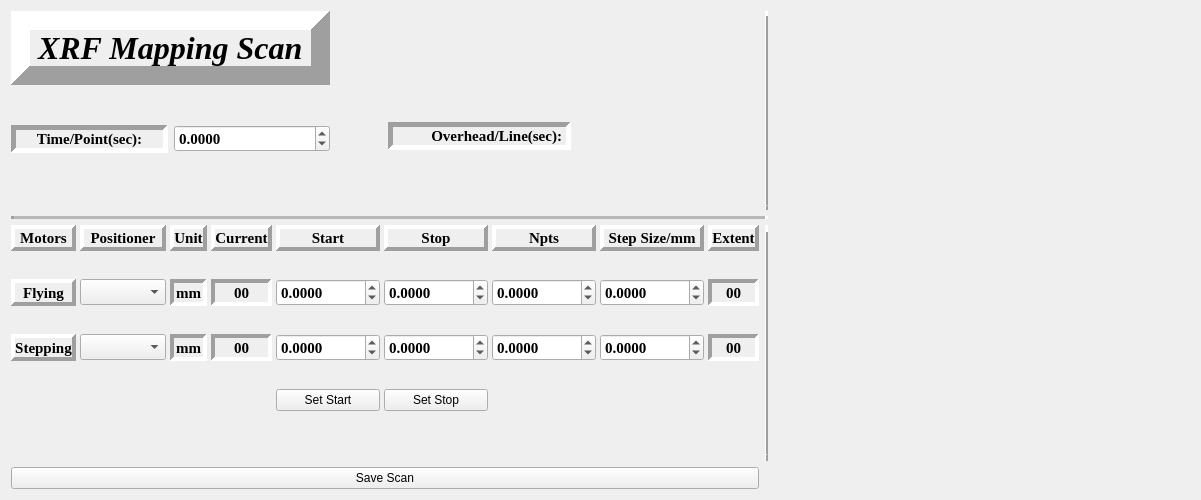
<?xml version="1.0" encoding="UTF-8"?>
<ui version="4.0">
 <class>Form</class>
 <widget class="QWidget" name="Form">
  <property name="geometry">
   <rect>
    <x>0</x>
    <y>0</y>
    <width>1201</width>
    <height>498</height>
   </rect>
  </property>
  <property name="sizePolicy">
   <sizepolicy hsizetype="MinimumExpanding" vsizetype="MinimumExpanding">
    <horstretch>0</horstretch>
    <verstretch>0</verstretch>
   </sizepolicy>
  </property>
  <property name="minimumSize">
   <size>
    <width>1201</width>
    <height>0</height>
   </size>
  </property>
  <property name="windowTitle">
   <string>XRF </string>
  </property>
  <layout class="QGridLayout" name="gridLayout_3">
   <item row="2" column="0" colspan="2">
    <layout class="QGridLayout" name="gridLayout_6">
     <property name="horizontalSpacing">
      <number>4</number>
     </property>
     <property name="verticalSpacing">
      <number>28</number>
     </property>
     <item row="1" column="4">
      <widget class="QDoubleSpinBox" name="flyingStart">
       <property name="font">
        <font>
         <family>Times New Roman</family>
         <pointsize>11</pointsize>
         <weight>75</weight>
         <bold>true</bold>
        </font>
       </property>
       <property name="wrapping">
        <bool>false</bool>
       </property>
       <property name="frame">
        <bool>true</bool>
       </property>
       <property name="decimals">
        <number>4</number>
       </property>
       <property name="minimum">
        <double>-65000.000000000000000</double>
       </property>
       <property name="maximum">
        <double>65000.000000000000000</double>
       </property>
      </widget>
     </item>
     <item row="2" column="1">
      <widget class="QComboBox" name="stepping">
       <property name="font">
        <font>
         <family>Times New Roman</family>
         <pointsize>11</pointsize>
         <weight>75</weight>
         <bold>true</bold>
        </font>
       </property>
      </widget>
     </item>
     <item row="1" column="3">
      <widget class="QLabel" name="current_x_Label">
       <property name="font">
        <font>
         <family>Times New Roman</family>
         <pointsize>11</pointsize>
         <weight>75</weight>
         <bold>true</bold>
        </font>
       </property>
       <property name="frameShape">
        <enum>QFrame::Panel</enum>
       </property>
       <property name="frameShadow">
        <enum>QFrame::Sunken</enum>
       </property>
       <property name="lineWidth">
        <number>4</number>
       </property>
       <property name="text">
        <string>00</string>
       </property>
       <property name="alignment">
        <set>Qt::AlignCenter</set>
       </property>
      </widget>
     </item>
     <item row="1" column="8">
      <widget class="QLabel" name="extent_x">
       <property name="font">
        <font>
         <family>Times New Roman</family>
         <pointsize>11</pointsize>
         <weight>75</weight>
         <bold>true</bold>
        </font>
       </property>
       <property name="frameShape">
        <enum>QFrame::Panel</enum>
       </property>
       <property name="frameShadow">
        <enum>QFrame::Sunken</enum>
       </property>
       <property name="lineWidth">
        <number>4</number>
       </property>
       <property name="text">
        <string>00</string>
       </property>
       <property name="alignment">
        <set>Qt::AlignCenter</set>
       </property>
      </widget>
     </item>
     <item row="1" column="5">
      <widget class="QDoubleSpinBox" name="flyingStop">
       <property name="font">
        <font>
         <family>Times New Roman</family>
         <pointsize>11</pointsize>
         <weight>75</weight>
         <bold>true</bold>
        </font>
       </property>
       <property name="decimals">
        <number>4</number>
       </property>
       <property name="minimum">
        <double>-65000.000000000000000</double>
       </property>
       <property name="maximum">
        <double>65000.000000000000000</double>
       </property>
      </widget>
     </item>
     <item row="2" column="2">
      <widget class="QLabel" name="label_10">
       <property name="font">
        <font>
         <family>Times New Roman</family>
         <pointsize>11</pointsize>
         <weight>75</weight>
         <bold>true</bold>
        </font>
       </property>
       <property name="frameShape">
        <enum>QFrame::Panel</enum>
       </property>
       <property name="frameShadow">
        <enum>QFrame::Sunken</enum>
       </property>
       <property name="lineWidth">
        <number>4</number>
       </property>
       <property name="text">
        <string>mm</string>
       </property>
       <property name="alignment">
        <set>Qt::AlignCenter</set>
       </property>
      </widget>
     </item>
     <item row="2" column="3">
      <widget class="QLabel" name="current_y_Label">
       <property name="font">
        <font>
         <family>Times New Roman</family>
         <pointsize>11</pointsize>
         <weight>75</weight>
         <bold>true</bold>
        </font>
       </property>
       <property name="frameShape">
        <enum>QFrame::Panel</enum>
       </property>
       <property name="frameShadow">
        <enum>QFrame::Sunken</enum>
       </property>
       <property name="lineWidth">
        <number>4</number>
       </property>
       <property name="text">
        <string>00</string>
       </property>
       <property name="alignment">
        <set>Qt::AlignCenter</set>
       </property>
      </widget>
     </item>
     <item row="2" column="0">
      <widget class="QLabel" name="label_4">
       <property name="font">
        <font>
         <family>Times New Roman</family>
         <pointsize>11</pointsize>
         <weight>75</weight>
         <bold>true</bold>
        </font>
       </property>
       <property name="frameShape">
        <enum>QFrame::Panel</enum>
       </property>
       <property name="frameShadow">
        <enum>QFrame::Raised</enum>
       </property>
       <property name="lineWidth">
        <number>4</number>
       </property>
       <property name="text">
        <string>Stepping</string>
       </property>
       <property name="alignment">
        <set>Qt::AlignCenter</set>
       </property>
      </widget>
     </item>
     <item row="2" column="5">
      <widget class="QDoubleSpinBox" name="steppingStop">
       <property name="font">
        <font>
         <family>Times New Roman</family>
         <pointsize>11</pointsize>
         <weight>75</weight>
         <bold>true</bold>
        </font>
       </property>
       <property name="decimals">
        <number>4</number>
       </property>
       <property name="minimum">
        <double>-65000.000000000000000</double>
       </property>
       <property name="maximum">
        <double>65000.000000000000000</double>
       </property>
      </widget>
     </item>
     <item row="0" column="1">
      <widget class="QLabel" name="label_14">
       <property name="font">
        <font>
         <family>Times New Roman</family>
         <pointsize>11</pointsize>
         <weight>75</weight>
         <bold>true</bold>
        </font>
       </property>
       <property name="frameShape">
        <enum>QFrame::Panel</enum>
       </property>
       <property name="frameShadow">
        <enum>QFrame::Raised</enum>
       </property>
       <property name="lineWidth">
        <number>4</number>
       </property>
       <property name="text">
        <string>Positioner</string>
       </property>
       <property name="alignment">
        <set>Qt::AlignCenter</set>
       </property>
      </widget>
     </item>
     <item row="1" column="0">
      <widget class="QLabel" name="label_12">
       <property name="font">
        <font>
         <family>Times New Roman</family>
         <pointsize>11</pointsize>
         <weight>75</weight>
         <bold>true</bold>
        </font>
       </property>
       <property name="frameShape">
        <enum>QFrame::Panel</enum>
       </property>
       <property name="frameShadow">
        <enum>QFrame::Raised</enum>
       </property>
       <property name="lineWidth">
        <number>4</number>
       </property>
       <property name="text">
        <string>Flying</string>
       </property>
       <property name="alignment">
        <set>Qt::AlignCenter</set>
       </property>
      </widget>
     </item>
     <item row="0" column="0">
      <widget class="QLabel" name="label_13">
       <property name="font">
        <font>
         <family>Times New Roman</family>
         <pointsize>11</pointsize>
         <weight>75</weight>
         <bold>true</bold>
        </font>
       </property>
       <property name="frameShape">
        <enum>QFrame::Panel</enum>
       </property>
       <property name="frameShadow">
        <enum>QFrame::Raised</enum>
       </property>
       <property name="lineWidth">
        <number>4</number>
       </property>
       <property name="text">
        <string>Motors</string>
       </property>
       <property name="alignment">
        <set>Qt::AlignCenter</set>
       </property>
      </widget>
     </item>
     <item row="2" column="4">
      <widget class="QDoubleSpinBox" name="steppingStart">
       <property name="font">
        <font>
         <family>Times New Roman</family>
         <pointsize>11</pointsize>
         <weight>75</weight>
         <bold>true</bold>
        </font>
       </property>
       <property name="decimals">
        <number>4</number>
       </property>
       <property name="minimum">
        <double>-65000.000000000000000</double>
       </property>
       <property name="maximum">
        <double>65000.000000000000000</double>
       </property>
      </widget>
     </item>
     <item row="0" column="4">
      <widget class="QLabel" name="label_17">
       <property name="font">
        <font>
         <family>Times New Roman</family>
         <pointsize>11</pointsize>
         <weight>75</weight>
         <bold>true</bold>
        </font>
       </property>
       <property name="frameShape">
        <enum>QFrame::Panel</enum>
       </property>
       <property name="frameShadow">
        <enum>QFrame::Raised</enum>
       </property>
       <property name="lineWidth">
        <number>4</number>
       </property>
       <property name="text">
        <string>Start</string>
       </property>
       <property name="alignment">
        <set>Qt::AlignCenter</set>
       </property>
      </widget>
     </item>
     <item row="0" column="3">
      <widget class="QLabel" name="label_16">
       <property name="font">
        <font>
         <family>Times New Roman</family>
         <pointsize>11</pointsize>
         <weight>75</weight>
         <bold>true</bold>
        </font>
       </property>
       <property name="frameShape">
        <enum>QFrame::Panel</enum>
       </property>
       <property name="frameShadow">
        <enum>QFrame::Raised</enum>
       </property>
       <property name="lineWidth">
        <number>4</number>
       </property>
       <property name="text">
        <string>Current</string>
       </property>
       <property name="alignment">
        <set>Qt::AlignCenter</set>
       </property>
      </widget>
     </item>
     <item row="0" column="2">
      <widget class="QLabel" name="label_15">
       <property name="font">
        <font>
         <family>Times New Roman</family>
         <pointsize>11</pointsize>
         <weight>75</weight>
         <bold>true</bold>
        </font>
       </property>
       <property name="frameShape">
        <enum>QFrame::Panel</enum>
       </property>
       <property name="frameShadow">
        <enum>QFrame::Raised</enum>
       </property>
       <property name="lineWidth">
        <number>4</number>
       </property>
       <property name="text">
        <string>Unit</string>
       </property>
       <property name="alignment">
        <set>Qt::AlignCenter</set>
       </property>
      </widget>
     </item>
     <item row="0" column="8">
      <widget class="QLabel" name="label_21">
       <property name="font">
        <font>
         <family>Times New Roman</family>
         <pointsize>11</pointsize>
         <weight>75</weight>
         <bold>true</bold>
        </font>
       </property>
       <property name="frameShape">
        <enum>QFrame::Panel</enum>
       </property>
       <property name="frameShadow">
        <enum>QFrame::Raised</enum>
       </property>
       <property name="lineWidth">
        <number>4</number>
       </property>
       <property name="text">
        <string>Extent</string>
       </property>
       <property name="alignment">
        <set>Qt::AlignCenter</set>
       </property>
      </widget>
     </item>
     <item row="1" column="1">
      <widget class="QComboBox" name="flying">
       <property name="font">
        <font>
         <family>Times New Roman</family>
         <pointsize>11</pointsize>
         <weight>75</weight>
         <bold>true</bold>
        </font>
       </property>
      </widget>
     </item>
     <item row="0" column="5">
      <widget class="QLabel" name="label_18">
       <property name="font">
        <font>
         <family>Times New Roman</family>
         <pointsize>11</pointsize>
         <weight>75</weight>
         <bold>true</bold>
        </font>
       </property>
       <property name="frameShape">
        <enum>QFrame::Panel</enum>
       </property>
       <property name="frameShadow">
        <enum>QFrame::Raised</enum>
       </property>
       <property name="lineWidth">
        <number>4</number>
       </property>
       <property name="text">
        <string>Stop</string>
       </property>
       <property name="alignment">
        <set>Qt::AlignCenter</set>
       </property>
      </widget>
     </item>
     <item row="3" column="0">
      <widget class="QLabel" name="label_6">
       <property name="sizePolicy">
        <sizepolicy hsizetype="Preferred" vsizetype="Maximum">
         <horstretch>0</horstretch>
         <verstretch>0</verstretch>
        </sizepolicy>
       </property>
       <property name="font">
        <font>
         <family>Times New Roman</family>
         <pointsize>11</pointsize>
         <weight>75</weight>
         <bold>true</bold>
        </font>
       </property>
       <property name="frameShape">
        <enum>QFrame::NoFrame</enum>
       </property>
       <property name="frameShadow">
        <enum>QFrame::Sunken</enum>
       </property>
       <property name="lineWidth">
        <number>4</number>
       </property>
       <property name="text">
        <string/>
       </property>
       <property name="alignment">
        <set>Qt::AlignCenter</set>
       </property>
      </widget>
     </item>
     <item row="1" column="2">
      <widget class="QLabel" name="label_22">
       <property name="font">
        <font>
         <family>Times New Roman</family>
         <pointsize>11</pointsize>
         <weight>75</weight>
         <bold>true</bold>
        </font>
       </property>
       <property name="frameShape">
        <enum>QFrame::Panel</enum>
       </property>
       <property name="frameShadow">
        <enum>QFrame::Sunken</enum>
       </property>
       <property name="lineWidth">
        <number>4</number>
       </property>
       <property name="text">
        <string>mm</string>
       </property>
       <property name="alignment">
        <set>Qt::AlignCenter</set>
       </property>
      </widget>
     </item>
     <item row="2" column="8">
      <widget class="QLabel" name="extent_y">
       <property name="font">
        <font>
         <family>Times New Roman</family>
         <pointsize>11</pointsize>
         <weight>75</weight>
         <bold>true</bold>
        </font>
       </property>
       <property name="frameShape">
        <enum>QFrame::Panel</enum>
       </property>
       <property name="frameShadow">
        <enum>QFrame::Sunken</enum>
       </property>
       <property name="lineWidth">
        <number>4</number>
       </property>
       <property name="text">
        <string>00</string>
       </property>
       <property name="alignment">
        <set>Qt::AlignCenter</set>
       </property>
      </widget>
     </item>
     <item row="3" column="4">
      <widget class="QPushButton" name="setstartbtn">
       <property name="text">
        <string>Set Start</string>
       </property>
      </widget>
     </item>
     <item row="3" column="5">
      <widget class="QPushButton" name="setstopbtn">
       <property name="text">
        <string>Set Stop</string>
       </property>
      </widget>
     </item>
     <item row="4" column="0" colspan="9">
      <widget class="QLabel" name="message">
       <property name="font">
        <font>
         <family>Times New Roman</family>
         <pointsize>14</pointsize>
         <weight>75</weight>
         <italic>true</italic>
         <bold>true</bold>
        </font>
       </property>
       <property name="contextMenuPolicy">
        <enum>Qt::PreventContextMenu</enum>
       </property>
       <property name="text">
        <string/>
       </property>
      </widget>
     </item>
     <item row="1" column="6">
      <widget class="QDoubleSpinBox" name="npts_x">
       <property name="font">
        <font>
         <family>Times New Roman</family>
         <pointsize>11</pointsize>
         <weight>75</weight>
         <bold>true</bold>
        </font>
       </property>
       <property name="decimals">
        <number>4</number>
       </property>
       <property name="minimum">
        <double>-65000.000000000000000</double>
       </property>
       <property name="maximum">
        <double>65000.000000000000000</double>
       </property>
      </widget>
     </item>
     <item row="0" column="7">
      <widget class="QLabel" name="label_19">
       <property name="font">
        <font>
         <family>Times New Roman</family>
         <pointsize>11</pointsize>
         <weight>75</weight>
         <bold>true</bold>
        </font>
       </property>
       <property name="frameShape">
        <enum>QFrame::Panel</enum>
       </property>
       <property name="frameShadow">
        <enum>QFrame::Raised</enum>
       </property>
       <property name="lineWidth">
        <number>4</number>
       </property>
       <property name="text">
        <string>Step Size/mm</string>
       </property>
       <property name="alignment">
        <set>Qt::AlignCenter</set>
       </property>
      </widget>
     </item>
     <item row="0" column="6">
      <widget class="QLabel" name="label_20">
       <property name="font">
        <font>
         <family>Times New Roman</family>
         <pointsize>11</pointsize>
         <weight>75</weight>
         <bold>true</bold>
        </font>
       </property>
       <property name="frameShape">
        <enum>QFrame::Panel</enum>
       </property>
       <property name="frameShadow">
        <enum>QFrame::Raised</enum>
       </property>
       <property name="lineWidth">
        <number>4</number>
       </property>
       <property name="text">
        <string>Npts</string>
       </property>
       <property name="alignment">
        <set>Qt::AlignCenter</set>
       </property>
      </widget>
     </item>
     <item row="1" column="7">
      <widget class="QDoubleSpinBox" name="stepsize_x">
       <property name="font">
        <font>
         <family>Times New Roman</family>
         <pointsize>11</pointsize>
         <weight>75</weight>
         <bold>true</bold>
        </font>
       </property>
       <property name="decimals">
        <number>4</number>
       </property>
       <property name="minimum">
        <double>-65000.000000000000000</double>
       </property>
       <property name="maximum">
        <double>65000.000000000000000</double>
       </property>
      </widget>
     </item>
     <item row="2" column="6">
      <widget class="QDoubleSpinBox" name="npts_y">
       <property name="font">
        <font>
         <family>Times New Roman</family>
         <pointsize>11</pointsize>
         <weight>75</weight>
         <bold>true</bold>
        </font>
       </property>
       <property name="decimals">
        <number>4</number>
       </property>
       <property name="minimum">
        <double>-65000.000000000000000</double>
       </property>
       <property name="maximum">
        <double>65000.000000000000000</double>
       </property>
      </widget>
     </item>
     <item row="2" column="7">
      <widget class="QDoubleSpinBox" name="stepsize_y">
       <property name="font">
        <font>
         <family>Times New Roman</family>
         <pointsize>11</pointsize>
         <weight>75</weight>
         <bold>true</bold>
        </font>
       </property>
       <property name="decimals">
        <number>4</number>
       </property>
       <property name="minimum">
        <double>-65000.000000000000000</double>
       </property>
       <property name="maximum">
        <double>65000.000000000000000</double>
       </property>
      </widget>
     </item>
    </layout>
   </item>
   <item row="2" column="2">
    <widget class="Line" name="line_2">
     <property name="font">
      <font>
       <family>Times New Roman</family>
       <pointsize>11</pointsize>
       <weight>75</weight>
       <bold>true</bold>
      </font>
     </property>
     <property name="frameShadow">
      <enum>QFrame::Raised</enum>
     </property>
     <property name="lineWidth">
      <number>7</number>
     </property>
     <property name="orientation">
      <enum>Qt::Vertical</enum>
     </property>
    </widget>
   </item>
   <item row="1" column="0" colspan="3">
    <widget class="Line" name="line_5">
     <property name="lineWidth">
      <number>3</number>
     </property>
     <property name="midLineWidth">
      <number>30</number>
     </property>
     <property name="orientation">
      <enum>Qt::Horizontal</enum>
     </property>
    </widget>
   </item>
   <item row="0" column="3" rowspan="3">
    <layout class="QHBoxLayout" name="horizontalLayout_12">
     <item>
      <spacer name="horizontalSpacer">
       <property name="orientation">
        <enum>Qt::Horizontal</enum>
       </property>
       <property name="sizeType">
        <enum>QSizePolicy::Minimum</enum>
       </property>
       <property name="sizeHint" stdset="0">
        <size>
         <width>1000</width>
         <height>20</height>
        </size>
       </property>
      </spacer>
     </item>
    </layout>
   </item>
   <item row="3" column="0" colspan="2">
    <widget class="QPushButton" name="save_xrf">
     <property name="text">
      <string>Save Scan</string>
     </property>
    </widget>
   </item>
   <item row="0" column="1">
    <layout class="QGridLayout" name="gridLayout_4">
     <property name="verticalSpacing">
      <number>43</number>
     </property>
     <item row="0" column="0">
      <widget class="QLabel" name="label_27">
       <property name="sizePolicy">
        <sizepolicy hsizetype="Preferred" vsizetype="Preferred">
         <horstretch>0</horstretch>
         <verstretch>0</verstretch>
        </sizepolicy>
       </property>
       <property name="font">
        <font>
         <family>Times New Roman</family>
         <pointsize>11</pointsize>
         <weight>75</weight>
         <bold>true</bold>
        </font>
       </property>
       <property name="frameShape">
        <enum>QFrame::NoFrame</enum>
       </property>
       <property name="frameShadow">
        <enum>QFrame::Raised</enum>
       </property>
       <property name="lineWidth">
        <number>5</number>
       </property>
       <property name="text">
        <string/>
       </property>
      </widget>
     </item>
     <item row="0" column="1">
      <widget class="QLabel" name="label_28">
       <property name="font">
        <font>
         <family>Times New Roman</family>
         <pointsize>11</pointsize>
         <weight>75</weight>
         <bold>true</bold>
        </font>
       </property>
       <property name="frameShape">
        <enum>QFrame::NoFrame</enum>
       </property>
       <property name="frameShadow">
        <enum>QFrame::Raised</enum>
       </property>
       <property name="lineWidth">
        <number>5</number>
       </property>
       <property name="text">
        <string/>
       </property>
      </widget>
     </item>
     <item row="1" column="0">
      <widget class="QLabel" name="label_5">
       <property name="sizePolicy">
        <sizepolicy hsizetype="Preferred" vsizetype="Maximum">
         <horstretch>0</horstretch>
         <verstretch>0</verstretch>
        </sizepolicy>
       </property>
       <property name="font">
        <font>
         <family>Times New Roman</family>
         <pointsize>11</pointsize>
         <weight>75</weight>
         <bold>true</bold>
        </font>
       </property>
       <property name="frameShape">
        <enum>QFrame::Panel</enum>
       </property>
       <property name="frameShadow">
        <enum>QFrame::Sunken</enum>
       </property>
       <property name="lineWidth">
        <number>5</number>
       </property>
       <property name="text">
        <string>        Overhead/Line(sec):</string>
       </property>
       <property name="alignment">
        <set>Qt::AlignRight|Qt::AlignTrailing|Qt::AlignVCenter</set>
       </property>
      </widget>
     </item>
     <item row="2" column="0">
      <widget class="QLabel" name="label_11">
       <property name="sizePolicy">
        <sizepolicy hsizetype="Preferred" vsizetype="Maximum">
         <horstretch>0</horstretch>
         <verstretch>0</verstretch>
        </sizepolicy>
       </property>
       <property name="font">
        <font>
         <family>Times New Roman</family>
         <pointsize>11</pointsize>
         <weight>75</weight>
         <bold>true</bold>
        </font>
       </property>
       <property name="frameShape">
        <enum>QFrame::NoFrame</enum>
       </property>
       <property name="frameShadow">
        <enum>QFrame::Raised</enum>
       </property>
       <property name="lineWidth">
        <number>5</number>
       </property>
       <property name="text">
        <string/>
       </property>
      </widget>
     </item>
     <item row="1" column="1">
      <widget class="QLabel" name="overhead">
       <property name="font">
        <font>
         <family>Times New Roman</family>
         <pointsize>11</pointsize>
         <weight>75</weight>
         <bold>true</bold>
        </font>
       </property>
       <property name="frameShape">
        <enum>QFrame::NoFrame</enum>
       </property>
       <property name="frameShadow">
        <enum>QFrame::Raised</enum>
       </property>
       <property name="lineWidth">
        <number>5</number>
       </property>
       <property name="text">
        <string/>
       </property>
      </widget>
     </item>
    </layout>
   </item>
   <item row="0" column="0">
    <layout class="QGridLayout" name="gridLayout_2">
     <property name="topMargin">
      <number>0</number>
     </property>
     <property name="verticalSpacing">
      <number>40</number>
     </property>
     <item row="3" column="0">
      <widget class="QLabel" name="label_8">
       <property name="sizePolicy">
        <sizepolicy hsizetype="Preferred" vsizetype="Maximum">
         <horstretch>0</horstretch>
         <verstretch>0</verstretch>
        </sizepolicy>
       </property>
       <property name="font">
        <font>
         <family>Times New Roman</family>
         <pointsize>11</pointsize>
         <weight>75</weight>
         <bold>true</bold>
        </font>
       </property>
       <property name="frameShape">
        <enum>QFrame::NoFrame</enum>
       </property>
       <property name="frameShadow">
        <enum>QFrame::Raised</enum>
       </property>
       <property name="lineWidth">
        <number>5</number>
       </property>
       <property name="text">
        <string/>
       </property>
      </widget>
     </item>
     <item row="0" column="0" colspan="2">
      <widget class="QLabel" name="label">
       <property name="font">
        <font>
         <family>Times New Roman</family>
         <pointsize>24</pointsize>
         <weight>75</weight>
         <italic>true</italic>
         <bold>true</bold>
        </font>
       </property>
       <property name="frameShape">
        <enum>QFrame::Panel</enum>
       </property>
       <property name="frameShadow">
        <enum>QFrame::Raised</enum>
       </property>
       <property name="lineWidth">
        <number>19</number>
       </property>
       <property name="text">
        <string>XRF Mapping Scan</string>
       </property>
      </widget>
     </item>
     <item row="2" column="0">
      <widget class="QLabel" name="label_7">
       <property name="font">
        <font>
         <family>Times New Roman</family>
         <pointsize>11</pointsize>
         <weight>75</weight>
         <bold>true</bold>
        </font>
       </property>
       <property name="frameShape">
        <enum>QFrame::Panel</enum>
       </property>
       <property name="frameShadow">
        <enum>QFrame::Sunken</enum>
       </property>
       <property name="lineWidth">
        <number>5</number>
       </property>
       <property name="text">
        <string>Time/Point(sec):</string>
       </property>
       <property name="alignment">
        <set>Qt::AlignCenter</set>
       </property>
      </widget>
     </item>
     <item row="2" column="1">
      <widget class="QDoubleSpinBox" name="dwell_t">
       <property name="baseSize">
        <size>
         <width>4</width>
         <height>0</height>
        </size>
       </property>
       <property name="font">
        <font>
         <family>Times New Roman</family>
         <pointsize>11</pointsize>
         <weight>75</weight>
         <bold>true</bold>
        </font>
       </property>
       <property name="decimals">
        <number>4</number>
       </property>
       <property name="minimum">
        <double>-65000.000000000000000</double>
       </property>
       <property name="maximum">
        <double>65000.000000000000000</double>
       </property>
      </widget>
     </item>
     <item row="2" column="2">
      <widget class="QLabel" name="label_3">
       <property name="sizePolicy">
        <sizepolicy hsizetype="Preferred" vsizetype="Minimum">
         <horstretch>0</horstretch>
         <verstretch>0</verstretch>
        </sizepolicy>
       </property>
       <property name="text">
        <string/>
       </property>
      </widget>
     </item>
    </layout>
   </item>
   <item row="0" column="2">
    <widget class="Line" name="line">
     <property name="font">
      <font>
       <family>Times New Roman</family>
       <pointsize>11</pointsize>
       <weight>75</weight>
       <bold>true</bold>
      </font>
     </property>
     <property name="frameShape">
      <enum>QFrame::VLine</enum>
     </property>
     <property name="frameShadow">
      <enum>QFrame::Raised</enum>
     </property>
     <property name="lineWidth">
      <number>5</number>
     </property>
     <property name="orientation">
      <enum>Qt::Vertical</enum>
     </property>
    </widget>
   </item>
  </layout>
 </widget>
 <tabstops>
  <tabstop>dwell_t</tabstop>
  <tabstop>flyingStart</tabstop>
  <tabstop>flyingStop</tabstop>
  <tabstop>npts_x</tabstop>
  <tabstop>stepsize_x</tabstop>
  <tabstop>steppingStart</tabstop>
  <tabstop>steppingStop</tabstop>
  <tabstop>npts_y</tabstop>
  <tabstop>stepsize_y</tabstop>
  <tabstop>save_xrf</tabstop>
  <tabstop>flying</tabstop>
  <tabstop>stepping</tabstop>
  <tabstop>setstartbtn</tabstop>
  <tabstop>setstopbtn</tabstop>
 </tabstops>
 <resources/>
 <connections>
  <connection>
   <sender>flyingStop</sender>
   <signal>valueChanged(double)</signal>
   <receiver>Form</receiver>
   <slot>calctheExtent_x()</slot>
   <hints>
    <hint type="sourcelabel">
     <x>542</x>
     <y>385</y>
    </hint>
    <hint type="destinationlabel">
     <x>973</x>
     <y>392</y>
    </hint>
   </hints>
  </connection>
  <connection>
   <sender>steppingStop</sender>
   <signal>valueChanged(double)</signal>
   <receiver>Form</receiver>
   <slot>calctheExtent_y()</slot>
   <hints>
    <hint type="sourcelabel">
     <x>542</x>
     <y>441</y>
    </hint>
    <hint type="destinationlabel">
     <x>975</x>
     <y>446</y>
    </hint>
   </hints>
  </connection>
  <connection>
   <sender>stepsize_x</sender>
   <signal>valueChanged(double)</signal>
   <receiver>Form</receiver>
   <slot>calcFlyingNpts()</slot>
   <hints>
    <hint type="sourcelabel">
     <x>852</x>
     <y>385</y>
    </hint>
    <hint type="destinationlabel">
     <x>974</x>
     <y>371</y>
    </hint>
   </hints>
  </connection>
  <connection>
   <sender>stepsize_y</sender>
   <signal>valueChanged(double)</signal>
   <receiver>Form</receiver>
   <slot>calcSteppingNpts()</slot>
   <hints>
    <hint type="sourcelabel">
     <x>852</x>
     <y>441</y>
    </hint>
    <hint type="destinationlabel">
     <x>976</x>
     <y>530</y>
    </hint>
   </hints>
  </connection>
  <connection>
   <sender>npts_x</sender>
   <signal>valueChanged(double)</signal>
   <receiver>Form</receiver>
   <slot>calcFlyingStepsize()</slot>
   <hints>
    <hint type="sourcelabel">
     <x>721</x>
     <y>385</y>
    </hint>
    <hint type="destinationlabel">
     <x>973</x>
     <y>497</y>
    </hint>
   </hints>
  </connection>
  <connection>
   <sender>npts_y</sender>
   <signal>valueChanged(double)</signal>
   <receiver>Form</receiver>
   <slot>calcSteppingStepsize()</slot>
   <hints>
    <hint type="sourcelabel">
     <x>721</x>
     <y>441</y>
    </hint>
    <hint type="destinationlabel">
     <x>974</x>
     <y>225</y>
    </hint>
   </hints>
  </connection>
  <connection>
   <sender>steppingStart</sender>
   <signal>valueChanged(double)</signal>
   <receiver>Form</receiver>
   <slot>calctheExtent_y()</slot>
   <hints>
    <hint type="sourcelabel">
     <x>435</x>
     <y>441</y>
    </hint>
    <hint type="destinationlabel">
     <x>6</x>
     <y>527</y>
    </hint>
   </hints>
  </connection>
  <connection>
   <sender>flyingStart</sender>
   <signal>valueChanged(double)</signal>
   <receiver>Form</receiver>
   <slot>calctheExtent_x()</slot>
   <hints>
    <hint type="sourcelabel">
     <x>435</x>
     <y>385</y>
    </hint>
    <hint type="destinationlabel">
     <x>0</x>
     <y>490</y>
    </hint>
   </hints>
  </connection>
 </connections>
 <slots>
  <slot>calctheExtent_x()</slot>
  <slot>calctheExtent_y()</slot>
  <slot>calcFlyingNpts()</slot>
  <slot>calcSteppingNpts()</slot>
  <slot>calcFlyingStepsize()</slot>
  <slot>calcSteppingStepsize()</slot>
 </slots>
</ui>
